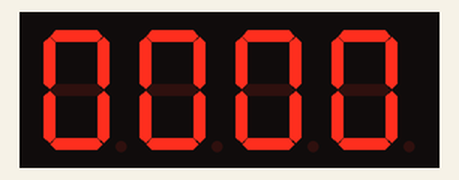
The sketch below on a simulated Arduino Uno, built with avr-gcc and run on an emulated ATmega328P. Shown: 4-digit seven-segment display.

Above: at 0.1 s.
At 60.1 s:
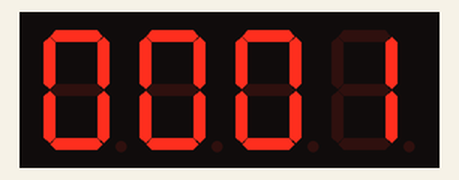
At 120.1 s:
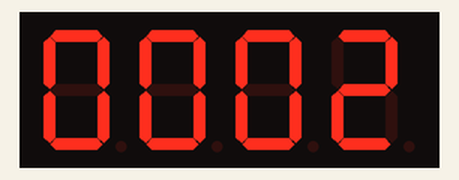

The sketch:

lat10.ino
```cpp
#include <TM1637Display.h>
  int j = 0;
  int i = 0;
// Pin CLK dan DIO sesuai dengan koneksi ke Arduino
#define CLK 4
#define DIO 5

TM1637Display display(CLK, DIO);

void setup() {
  display.setBrightness(1); // Nilai 0–7, semakin tinggi semakin terang
}

void loop() {
  for (j = 0; j < 24; j++) {
    display.showNumberDec(j, true, 2, 0);
    delay(10);
    for (i = 0; i < 60; i++) {
      display.showNumberDec(i, true, 2, 2);
      delay(60000);
    }
  }
}
```

Measured:
- what the display in image 0 shows lasts 60.1 s, from 0.0 s to 60.1 s
